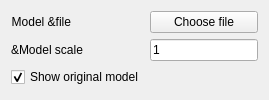
           <widget class="QWidget" name="page_Model">
            <layout class="QGridLayout" name="gridLayout_13">
             <item row="0" column="0">
              <layout class="QFormLayout" name="formLayout_10">
               <item row="0" column="0">
                <widget class="QLabel" name="modelFileLable">
                 <property name="text">
                  <string>Model &amp;file</string>
                 </property>
                 <property name="alignment">
                  <set>Qt::AlignRight|Qt::AlignTrailing|Qt::AlignVCenter</set>
                 </property>
                 <property name="buddy">
                  <cstring>chunkSizeBox</cstring>
                 </property>
                </widget>
               </item>
               <item row="0" column="1">
                <widget class="QPushButton" name="modelFileButton">
                 <property name="text">
                  <string>Choose file</string>
                 </property>
                </widget>
               </item>
               <item row="1" column="0">
                <widget class="QLabel" name="modelScaleLabel">
                 <property name="text">
                  <string>&amp;Model scale</string>
                 </property>
                 <property name="buddy">
                  <cstring>xOffsetEdit</cstring>
                 </property>
                </widget>
               </item>
               <item row="1" column="1">
                <widget class="QLineEdit" name="modelScaleEdit">
                 <property name="sizePolicy">
                  <sizepolicy hsizetype="Preferred" vsizetype="Fixed">
                   <horstretch>0</horstretch>
                   <verstretch>0</verstretch>
                  </sizepolicy>
                 </property>
                 <property name="text">
                  <string>1</string>
                 </property>
                 <property name="placeholderText">
                  <string>positive real number</string>
                 </property>
                </widget>
               </item>
               <item row="2" column="0">
                <widget class="QCheckBox" name="modelOriginalCheckbox">
                 <property name="text">
                  <string>Show original model</string>
                 </property>
                 <property name="checked">
                  <bool>true</bool>
                 </property>
                </widget>
               </item>
              </layout>
             </item>
            </layout>
           </widget>
